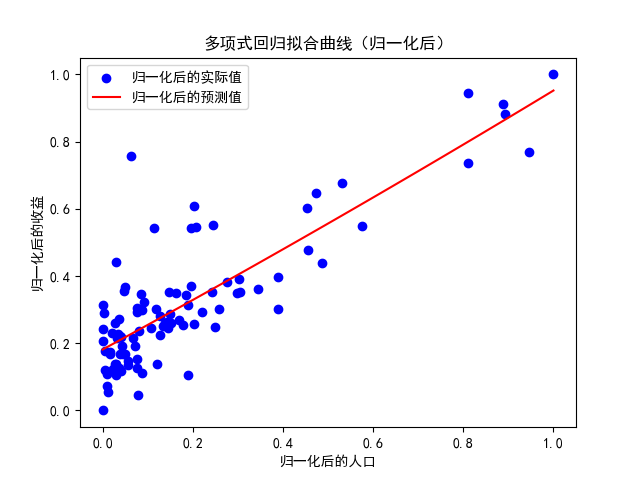

Python code for this plot:
# -*- coding: utf-8 -*-
"""
Created on Sun Apr  7 19:39:13 2024

@author: 86182
"""

import pandas as pd
import numpy as np
from sklearn.preprocessing import PolynomialFeatures, MinMaxScaler
from sklearn.linear_model import LinearRegression
import matplotlib.pyplot as plt

# 读取CSV文件
data1 = pd.read_csv('D:\\QQdocument\\regress_data1.csv')

# 确保列名是"人口"和"收益"
x_data = data1['人口'].values.reshape(-1, 1)
y_data = data1['收益'].values.reshape(-1, 1)  # 也将y_data转换为二维数组

# 数据归一化
scaler_x = MinMaxScaler()
scaler_y = MinMaxScaler()
x_data_scaled = scaler_x.fit_transform(x_data)
y_data_scaled = scaler_y.fit_transform(y_data)

# 创建一个二次多项式特征
poly_features = PolynomialFeatures(degree=2, include_bias=False)
x_poly = poly_features.fit_transform(x_data_scaled)

# 使用线性回归来拟合多项式特征
model = LinearRegression()
model.fit(x_poly, y_data_scaled.ravel())  # 使用ravel()将二维数组转换为一维数组

# 预测
x_new = np.linspace(x_data_scaled.min(), x_data_scaled.max(), 100).reshape(-1, 1)
x_poly_new = poly_features.transform(x_new)
y_pred_scaled1 = model.predict(x_poly_new)
y_pred_scaled = y_pred_scaled1.reshape(-1,1)
y_pred = scaler_y.inverse_transform(y_pred_scaled)  # 还原到原始尺度

# 画图
plt.rcParams['font.sans-serif'] = ['SimHei']  # 解决中文显示问题
plt.scatter(x_data_scaled, y_data_scaled, color='blue', label='归一化后的实际值')
plt.plot(x_new, y_pred_scaled, color='red', label='归一化后的预测值')
plt.xlabel('归一化后的人口')
plt.ylabel('归一化后的收益')
plt.title('多项式回归拟合曲线（归一化后）')
plt.legend()
plt.show()
